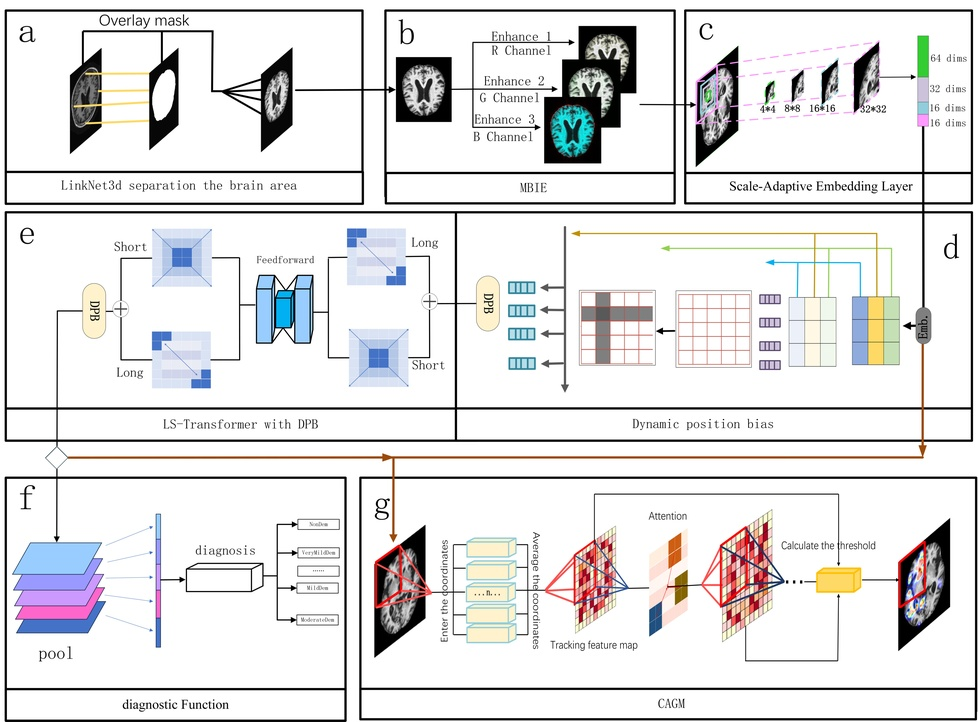
#> input picture images/image1.jpg, 978 x 722 px, shrunk from 6210 x 4583 before the run; its folder holds only this picture in this run
$ python -i MBIE.py   (imports and definitions only)
#> lines starting #> are read from the running program, lines starting #| are printed output that depends on the picture
import cv2
import numpy as np
from PIL import Image, ImageEnhance
import os

def calculate_contrast(channel):
    return np.std(channel)

def apply_clahe_channel(image, channel_index):
    channels = list(cv2.split(image))
    clahe = cv2.createCLAHE(clipLimit=0.5, tileGridSize=(8, 8))
    channels[channel_index] = clahe.apply(channels[channel_index])
    return cv2.merge(channels)

def apply_unsharp_mask_channel(image, channel_index):
    channels = list(cv2.split(image))
    blurred = cv2.GaussianBlur(channels[channel_index], (9, 9), 5.0)
    channels[channel_index] = cv2.addWeighted(channels[channel_index], 1.1, blurred, -0.1, 0)
    return cv2.merge(channels)

# [7 lines left out: function apply_subtle_sharpening_channel, not called in this run]

def apply_high_pass_filter_channel(image, channel_index):
    channels = list(cv2.split(image))
    gray = channels[channel_index]
    dft = cv2.dft(np.float32(gray), flags=cv2.DFT_COMPLEX_OUTPUT)
    dft_shift = np.fft.fftshift(dft)
    rows, cols = gray.shape
    crow, ccol = rows // 2, cols // 2
    mask = np.ones((rows, cols, 2), np.uint8)
    r = 30  # 将半径从 50 调整为 30
    center = [crow, ccol]
    x, y = np.ogrid[:rows, :cols]
    mask_area = (x - center[0]) ** 2 + (y - center[1]) ** 2 <= r * r
    mask[mask_area] = 0
    fshift = dft_shift * mask
    f_ishift = np.fft.ifftshift(fshift)
    img_back = cv2.idft(f_ishift)
    img_back = cv2.magnitude(img_back[:, :, 0], img_back[:, :, 1])
    img_back = cv2.normalize(img_back, None, 0, 255, cv2.NORM_MINMAX)
    channels[channel_index] = np.uint8(img_back)
    return cv2.merge(channels)

# [16 lines left out: functions apply_non_local_means_denoising_channel, apply_histogram_equalization_channel, apply_gamma_correction_channel, not called in this run]

def resize_to_match(image, reference_image):
    return cv2.resize(image, (reference_image.shape[1], reference_image.shape[0]))

def create_pseudo_rgb(image_path):
#> called with image_path = 'images/image1.jpg'
    image = cv2.imread(image_path)
#> image is the input picture: shape (722, 978, 3); mean B, G, R 225.7, 225.3, 226
    channels = cv2.split(image)

    # Calculate contrast for each channel
    contrasts = [calculate_contrast(channel) for channel in channels]
#> contrasts = [67.16, 67.04, 66.67]
    max_contrast_index = np.argmax(contrasts)
#> max_contrast_index = 0

    # Apply enhancements based on the channel with the highest contrast
    if max_contrast_index == 0:
        pseudo_rgb_image = cv2.merge((apply_unsharp_mask_channel(image, 0)[:, :, 0],
                                      apply_clahe_channel(image, 1)[:, :, 1],
                                      apply_high_pass_filter_channel(image, 2)[:, :, 2]))
#> in apply_unsharp_mask_channel, `channels = list(cv2.split(image))`: channels = 3 items
#> in apply_unsharp_mask_channel, `blurred = cv2.GaussianBlur(channels[channel_index], (9, 9), 5.0)`:
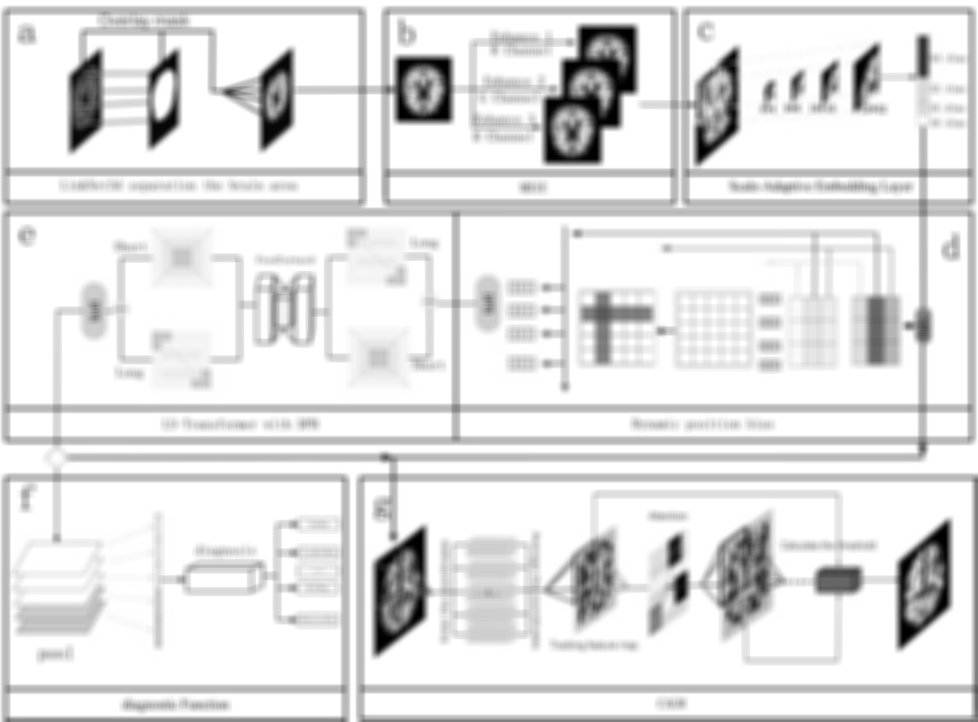
#> blurred: shape (722, 978); min 0, max 255, mean 225.7
#> in apply_high_pass_filter_channel, `gray = channels[channel_index]`:
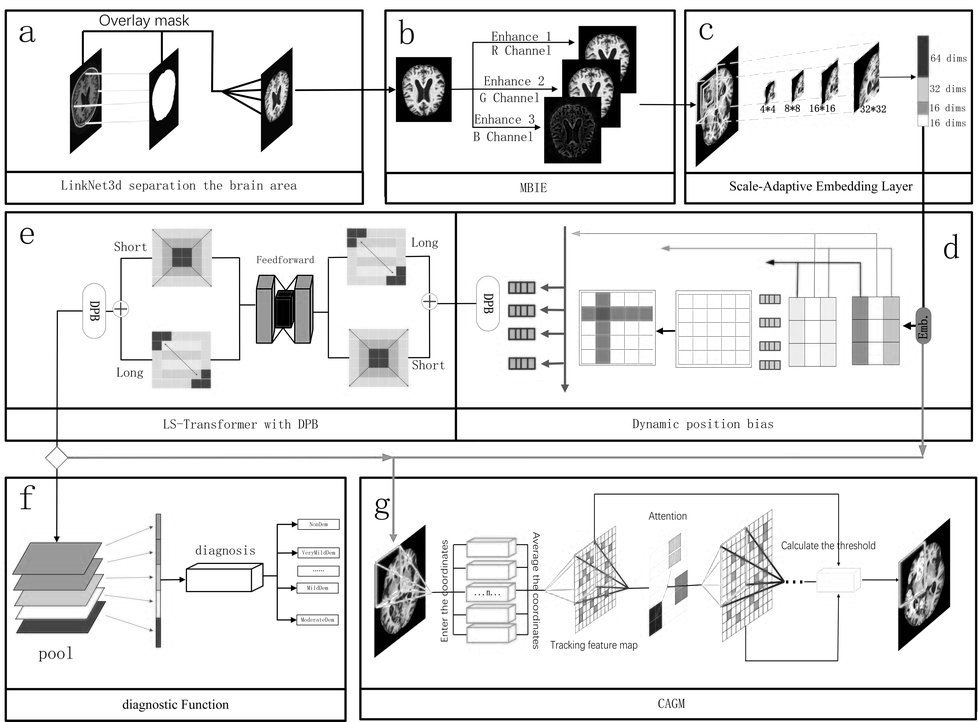
#> gray: shape (722, 978); min 0, max 255, mean 226
#> in apply_high_pass_filter_channel, `img_back = cv2.magnitude(img_back[:, :, 0], img_back[:, :, 1])`:
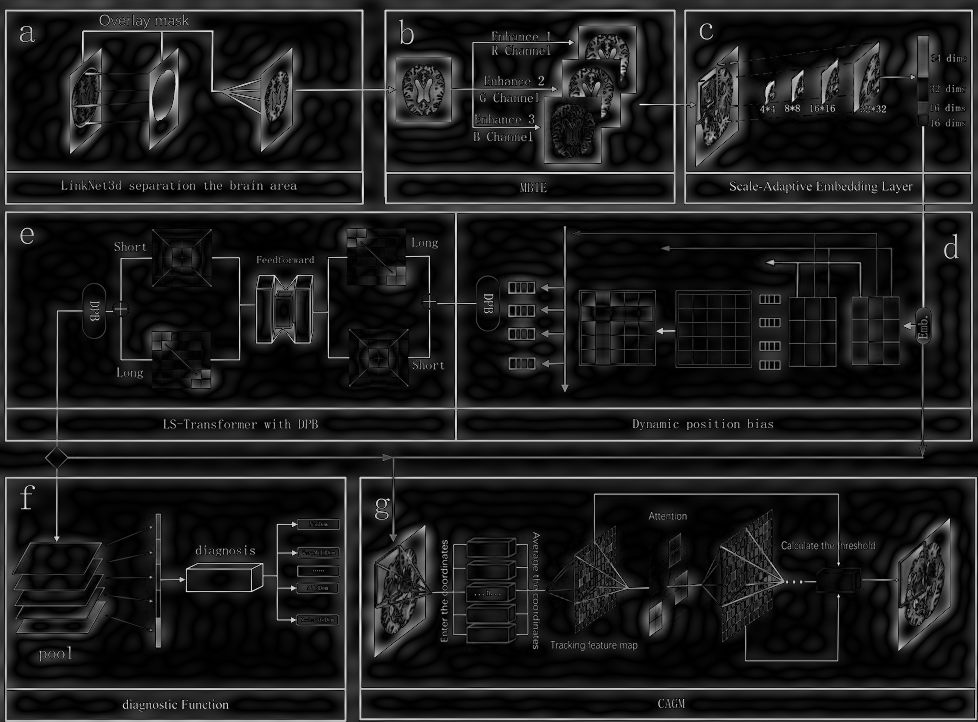
#> img_back: shape (722, 978) float32; min 7.26, max 190228192, mean 22521822; drawn with min black and max white
#> in apply_high_pass_filter_channel, `return cv2.merge(channels)`:
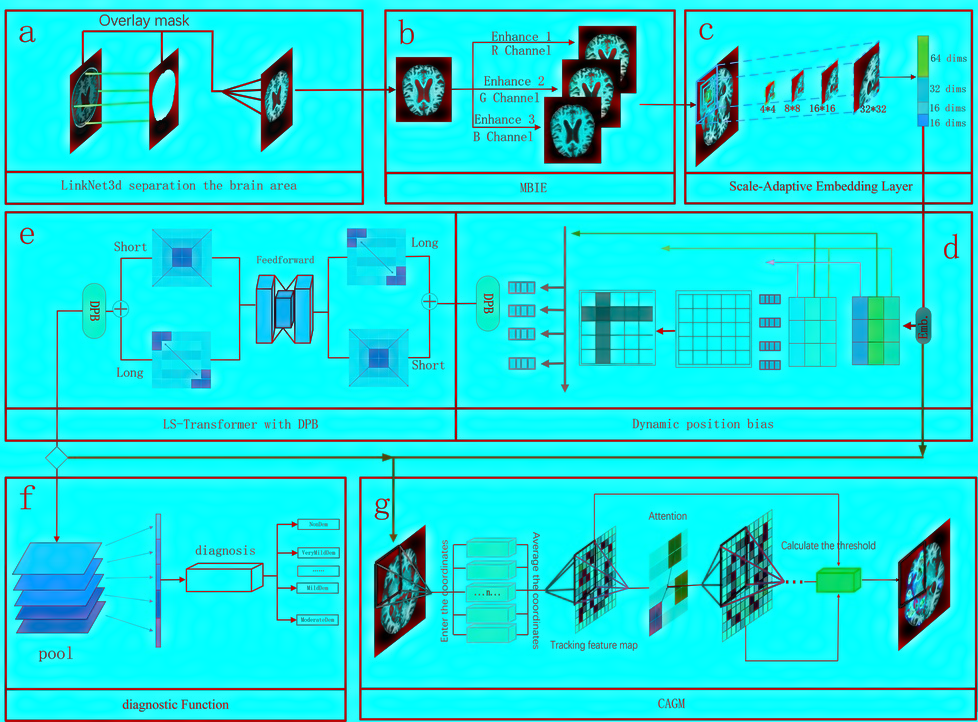
#> returned value: shape (722, 978, 3); mean of channels 0, 1, 2 225.7, 225.3, 29.7; drawn as B, G, R
    elif max_contrast_index == 1:
        pseudo_rgb_image = cv2.merge((apply_non_local_means_denoising_channel(image, 0)[:, :, 0],
                                      apply_unsharp_mask_channel(image, 1)[:, :, 1],
                                      apply_histogram_equalization_channel(image, 2)[:, :, 2]))
    else:
        pseudo_rgb_image = cv2.merge((apply_gamma_correction_channel(image, 0)[:, :, 0],
                                      apply_unsharp_mask_channel(image, 1)[:, :, 1],
                                      apply_subtle_sharpening_channel(image, 2)[:, :, 2]))

    # Resize back to original size if needed
    pseudo_rgb_image = resize_to_match(pseudo_rgb_image, image)

    return pseudo_rgb_image
# [31 lines left out: function process_images_in_folder, not called in this run]
#
# # Example usage
# input_folder_path = r"D:\6666\CVT\OriginalDataset"
# output_folder_path = r"EnhancedDataset"
# process_images_in_folder(input_folder_path, output_folder_path)

>>> result = create_pseudo_rgb('images/image1.jpg')

$ run again, on images/image2.jpg
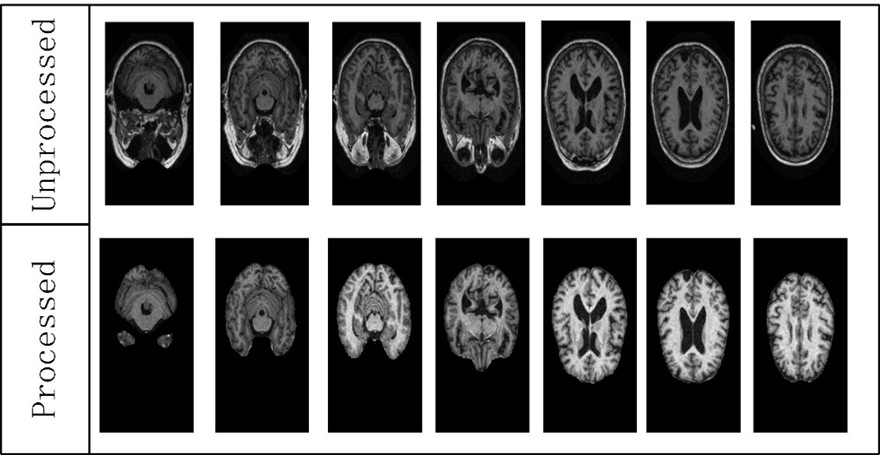
#> input picture images/image2.jpg, 880 x 455 px
#> in create_pseudo_rgb, image is the input picture: shape (455, 880, 3); min 0, max 255, mean 117.7
#> contrasts = [111.9, 111.9, 111.9]
#> max_contrast_index = 0
#> in apply_unsharp_mask_channel, `channels = list(cv2.split(image))`: channels = 3 items
#> in apply_unsharp_mask_channel, `blurred = cv2.GaussianBlur(channels[channel_index], (9, 9), 5.0)`:
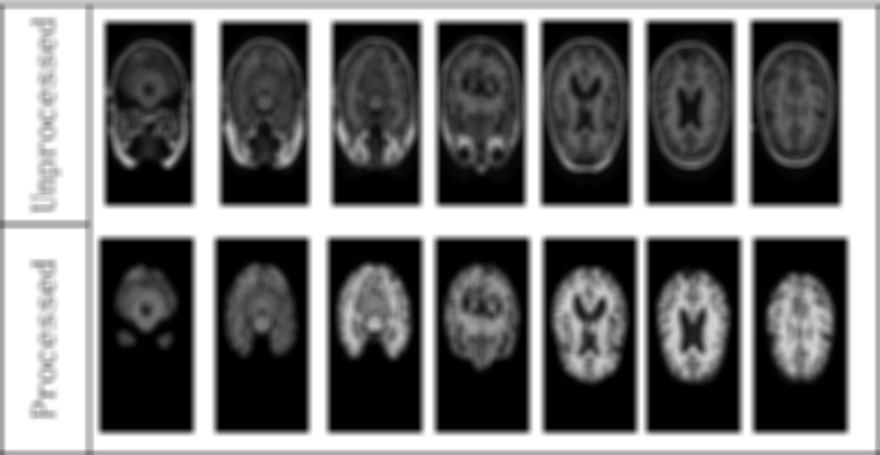
#> blurred: shape (455, 880); min 0, max 255, mean 118
#> in apply_high_pass_filter_channel, `return cv2.merge(channels)`:
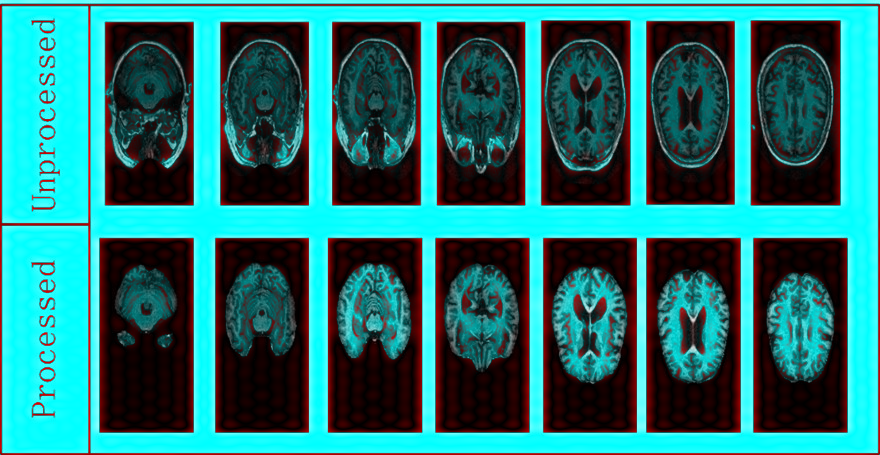
#> returned value: shape (455, 880, 3); mean of channels 0, 1, 2 117.7, 117.7, 37.2; drawn as B, G, R

$ run again, on images/image3.jpg
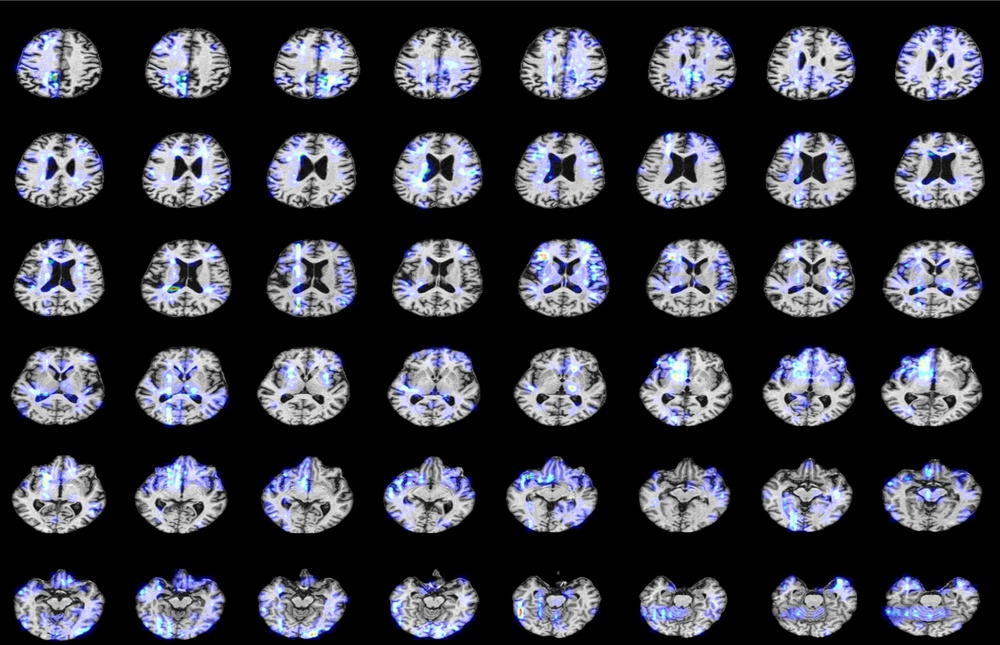
#> input picture images/image3.jpg, 1000 x 645 px, shrunk from 2251 x 1451 before the run
#> in create_pseudo_rgb, image is the input picture: shape (645, 1000, 3); mean B, G, R 66.2, 57.7, 56.7
#> contrasts = [91.18, 81.14, 79.63]
#> max_contrast_index = 0
#> in apply_unsharp_mask_channel, `channels = list(cv2.split(image))`: channels = 3 items
#> in apply_unsharp_mask_channel, `blurred = cv2.GaussianBlur(channels[channel_index], (9, 9), 5.0)`:
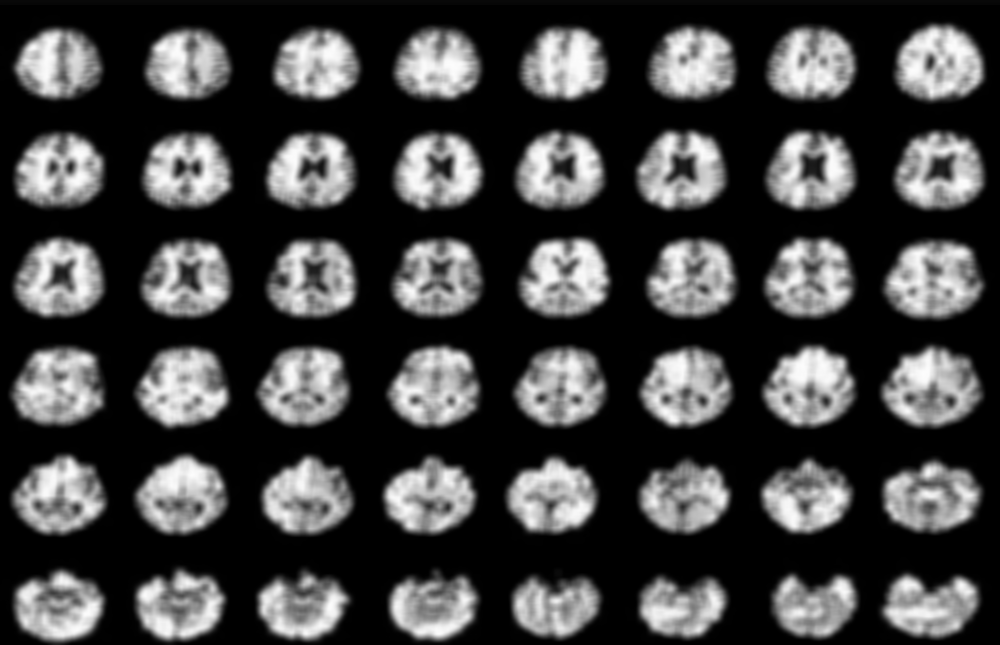
#> blurred: shape (645, 1000); min 0, max 253, mean 66.1
#> in apply_high_pass_filter_channel, `return cv2.merge(channels)`:
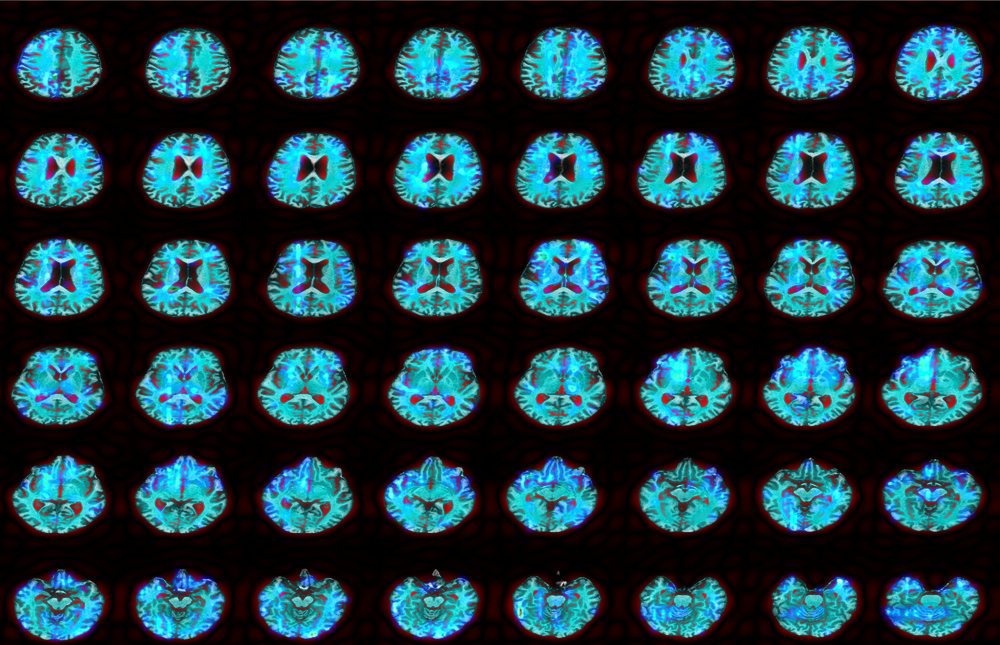
#> returned value: shape (645, 1000, 3); mean of channels 0, 1, 2 66.2, 57.7, 28.6; drawn as B, G, R
